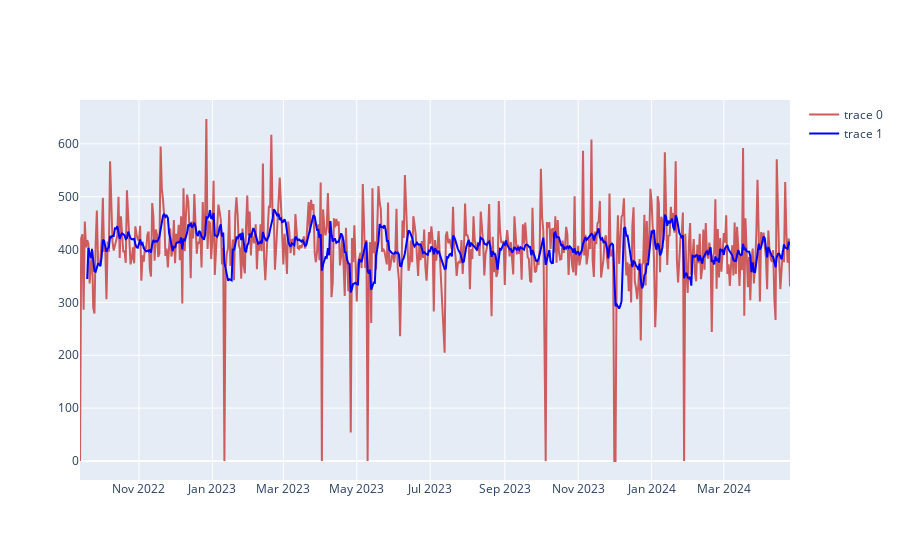

Notebook code for this chart:
### Code cell
moving_average_sleep = go.Figure(data=[
    go.Scatter(x=df_sleep.index, 
    y=df_sleep['shallow_sleep_time'].values,
    marker_color='indianred', text="ma_sleep"),
    go.Scatter(x=df_sleep.index, 
    y=rolmean['shallow_sleep_time'].values,
    marker_color='blue', text="deep_sleep")])

moving_average_sleep.show()

### Figure 1 — Plotly figure (JSON) as saved in the notebook; plotly's stock layout.template omitted (floating-point values rounded to 4 significant figures; data arrays with more than 128 entries replaced by an {"elided": "..."} marker saying what was removed)
{"data": [{"marker": {"color": "indianred"}, "text": "ma_sleep", "type": "scatter", "x": {"elided": "586 str values"}, "y": {"elided": "586 int values"}}, {"marker": {"color": "blue"}, "text": "deep_sleep", "type": "scatter", "x": {"elided": "586 str values"}, "y": {"elided": "586 float values"}}], "layout": {}}
